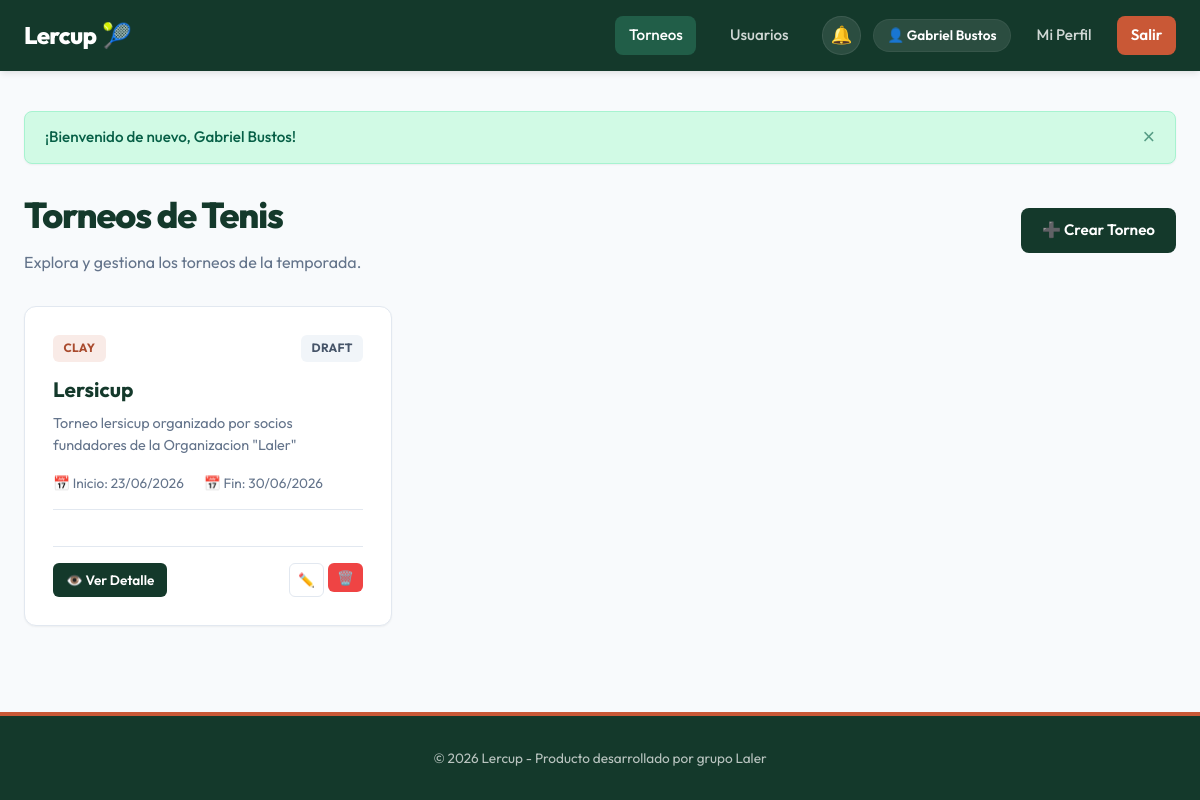
The page /tournaments (signed in) on the database as committed earlier.
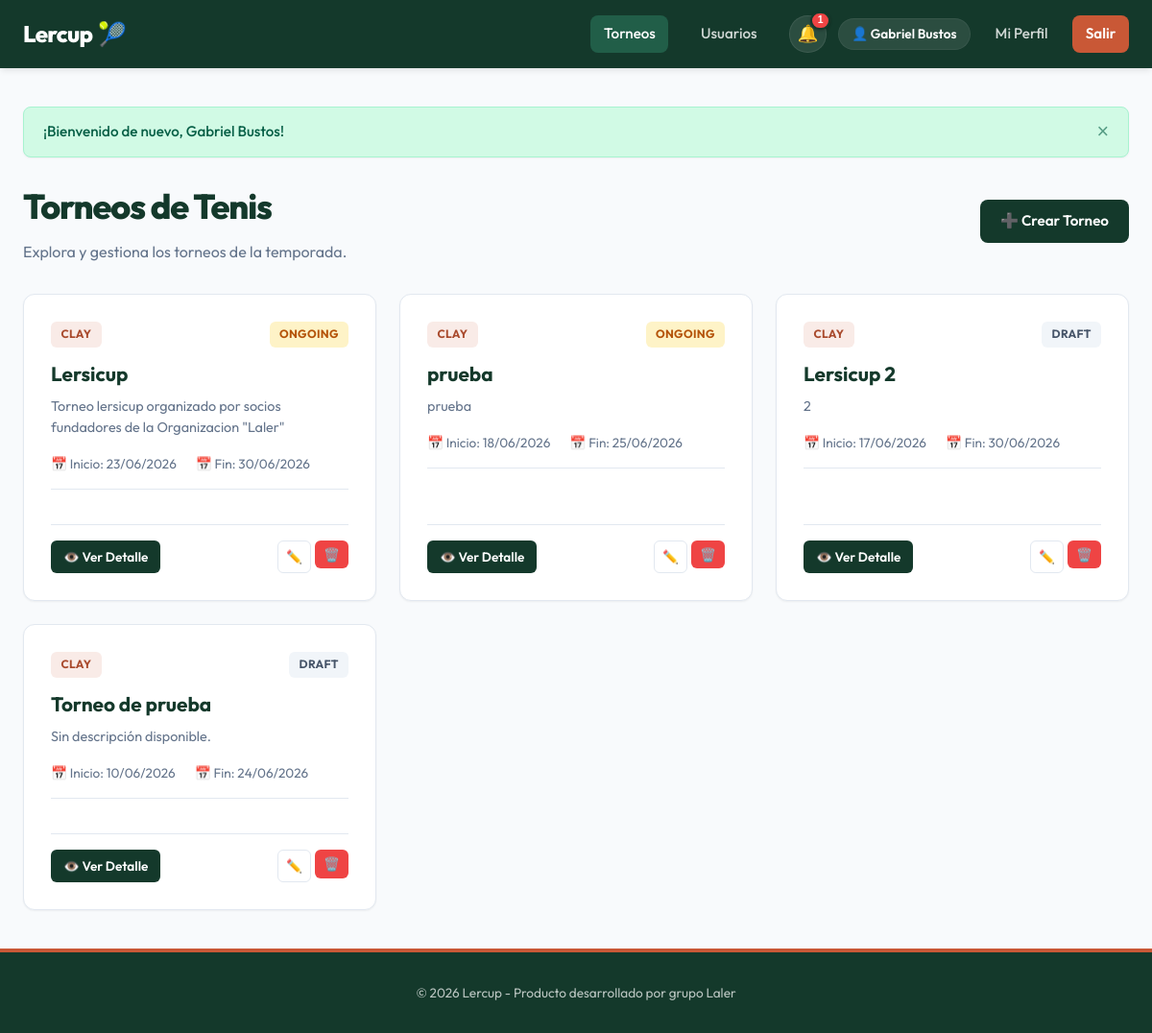
The same page on the database as committed later.
### app/models/tournament.py (models this page shows)
class Tournament(SQLModel, table=True):
    id: Optional[int] = Field(default=None, primary_key=True)
    name: str = Field(nullable=False)
    description: Optional[str] = Field(default=None)
    start_date: datetime = Field(nullable=False)
    end_date: datetime = Field(nullable=False)
    surface: str = Field(default="clay")  # clay, grass, hard, indoor
    status: str = Field(default="draft")  # draft, ongoing, finished
    creator_id: int = Field(foreign_key="user.id", nullable=False)
    format_id: Optional[int] = Field(foreign_key="tournamentformat.id", default=None, nullable=True)
    sport: str = Field(default="tennis", index=True, nullable=False)  # tennis, padel, etc.
    category: str = Field(default="flexible", nullable=False) # flexible, Primera, A, B1, B2, C, D
    created_at: datetime = Field(default_factory=datetime.utcnow)
    creator: "User" = Relationship(back_populates="created_tournaments")
    format: Optional["TournamentFormat"] = Relationship()
    registrations: List["TournamentRegistration"] = Relationship(
        back_populates="tournament",
        sa_relationship_kwargs={"cascade": "all, delete-orphan"}
    )
    matches: List["Match"] = Relationship(
        back_populates="tournament",
        sa_relationship_kwargs={"cascade": "all, delete-orphan"}
    )
    group_rounds: List["GroupRound"] = Relationship(
        back_populates="tournament",
        sa_relationship_kwargs={"cascade": "all, delete-orphan"},
    )

### app/routes/web/tournaments.py (the view)
@router.get("")
def list_tournaments(
    request: Request,
    db: Session = Depends(get_session),
    current_user: User = Depends(get_current_user_or_redirect)
):
    tournaments = TournamentService.get_all_tournaments(db)
    return render_template(request, db, "tournaments/list.html", {
        "tournaments": tournaments,
        "active_page": "tournaments"
    })

### app/templates/tournaments/list.html (shortened to what this page needs)
{% extends "base.html" %}
{% block content %}
<div style="display: flex; justify-content: space-between; align-items: center; margin-bottom: 2rem; flex-wrap: wrap; gap: 1rem;">
    <div>
        <h1>Torneos de Tenis</h1>
        <p style="color: var(--text-muted);">Explora y gestiona los torneos de la temporada.</p>
    </div>
    {% if current_user and (current_user.is_admin or current_user.role in ('admin', 'tournament_admin')) %}
        <a href="/tournaments/create" class="btn btn-primary">➕ Crear Torneo</a>
    {% endif %}
</div>
{% if tournaments %}
    <div class="grid-tournaments">
        {% for t in tournaments %}
            <div class="card" style="display: flex; flex-direction: column; justify-content: space-between;">
                <div>
                    <div style="display: flex; justify-content: space-between; align-items: flex-start; gap: 0.5rem; margin-bottom: 0.75rem;">
                        <span class="badge badge-{{ t.surface }}">{{ t.surface }}</span>
                        <span class="badge badge-{{ t.status }}">{{ t.status }}</span>
                    </div>
                    <h3 class="card-title">{{ t.name }}</h3>
                    <p style="font-size: 0.9rem; color: var(--text-muted); margin-bottom: 1rem;">
                        {{ t.description or 'Sin descripción disponible.' }}
                    </p>
                    <div class="card-meta">
                        <span>📅 Inicio: {{ t.start_date.strftime('%d/%m/%Y') }}</span>
                        <span>📅 Fin: {{ t.end_date.strftime('%d/%m/%Y') }}</span>
                    </div>
                </div>
                <div class="card-actions" style="border-top: 1px solid var(--border-color); padding-top: 1rem; margin-top: 1rem; display: flex; justify-content: space-between; align-items: center;">
                    <a href="/tournaments/detail/{{ t.id }}" class="btn btn-primary btn-sm">👁️ Ver Detalle</a>
                    {% if current_user and (current_user.is_admin or current_user.role in ('admin', 'tournament_admin')) %}
                        <div style="display: flex; gap: 0.25rem;">
                            <a href="/tournaments/edit/{{ t.id }}" class="btn btn-outline btn-sm" style="padding: 0.35rem 0.5rem;">✏️</a>
                            <form action="/tournaments/delete/{{ t.id }}" method="post" style="display: inline;">
                                <button type="submit" class="btn btn-danger btn-sm btn-delete-confirm" data-confirm-message="¿Estás seguro de que deseas eliminar el torneo {{ t.name }} y todos sus partidos?" style="padding: 0.35rem 0.5rem;">🗑️</button>
                            </form>
                        </div>
                    {% endif %}
                </div>
            </div>
        {% endfor %}
    </div>
{% endif %}
{% endblock %}

### app/templates/base.html (shortened to what this page needs)
<!DOCTYPE html>
<html lang="es">
<head>
    <link rel="stylesheet" href="/static/css/app.css?v={{ static_version }}">
</head>
<body>
    <header>
        <div class="navbar">
            <a href="/" class="nav-brand">
                Lercup<span>🎾</span>
            </a>
            <nav>
                <ul class="nav-menu">
                    <li><a href="/tournaments" class="nav-link {% if active_page == 'tournaments' %}active{% endif %}">Torneos</a></li>
                    <li><a href="/users" class="nav-link {% if active_page == 'users' %}active{% endif %}">Usuarios</a></li>
                    {% if current_user %}
                        <li class="nav-actions-group">
                            <div class="notification-menu">
                                <button type="button" class="notification-bell" aria-label="Notificaciones{% if unread_notification_count > 0 %} ({{ unread_notification_count }} sin leer){% endif %}" aria-expanded="false">
                                    <span class="notification-bell-icon" aria-hidden="true">🔔</span>
                                    {% if unread_notification_count > 0 %}
                                        <span class="notification-badge" aria-hidden="true">{{ unread_notification_count }}</span>
                                    {% endif %}
                                </button>
                            </div>
                            <div class="user-menu">
                                <span class="user-badge">👤 {{ current_user.full_name }}</span>
                                <a href="/users/profile/{{ current_user.id }}" class="nav-link {% if active_page == 'profile' %}active{% endif %}">Mi Perfil</a>
                                <a href="/auth/logout" class="nav-link nav-btn">Salir</a>
                            </div>
                        </li>
                    {% else %}
                        <li><a href="/auth/login" class="nav-link">Iniciar Sesión</a></li>
                        <li><a href="/auth/register" class="nav-link nav-btn">Registrarse</a></li>
                    {% endif %}
                </ul>
            </nav>
        </div>
    </header>
    <main>
        {% if messages %}
            <div class="alerts-container">
                {% for msg in messages %}
                    <div class="alert alert-{{ msg.type }}">
                        <span>{{ msg.text }}</span>
                        <button class="close-btn">&times;</button>
                    </div>
                {% endfor %}
            </div>
        {% endif %}
        {% block content %}
        {% endblock %}
    </main>
    <footer>
        <p>&copy; 2026 Lercup - Producto desarrollado por grupo Laler</p>
    </footer>
</body>
</html>

Rows that differ between the two databases and show on the page:
changed Tournament "Lersicup": status "DRAFT" → "ONGOING"
added Tournament: surface "CLAY", status "ONGOING", name "prueba", description "prueba", start_date "18/06/2026", end_date "25/06/2026"
added Tournament: surface "CLAY", status "DRAFT", name "Lersicup 2", description "2", start_date "17/06/2026", end_date "30/06/2026"
added Tournament: surface "CLAY", status "DRAFT", name "Torneo de prueba", description "Sin descripción disponible.", start_date "10/06/2026", end_date "24/06/2026"
Other text that changed with them:
{{ unread_notification_count }}: (not shown) → "1"
